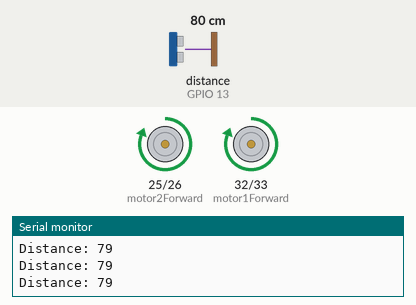
Simulated run of this sketch. Board: ESP32. Shown: motor-driver pin pairs drawn as motors (green arrow = first pin HIGH = forward, orange = second pin HIGH = backward, longer = more drive), the last lines printed to the serial monitor. Wiring (inferred from the names in the program): ultrasonic range finder: trigger GPIO 12; echo GPIO 13. The test bench sets the inputs (shaded band); at power-on: distance to the obstacle (sensor on GPIO 13) 80 cm. The echo pulse lasts 58.3 µs per cm.

Above: at 1.2 s.
1.3 s: distance to the obstacle (sensor on GPIO 13) set to 12 cm
2.8 s: distance to the obstacle (sensor on GPIO 13) set to 9 cm
At 4.1 s:
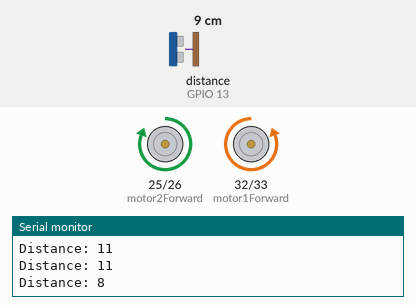
5.8 s: distance to the obstacle (sensor on GPIO 13) set to 18 cm
7.5 s: distance to the obstacle (sensor on GPIO 13) set to 2 cm
At 7.9 s:
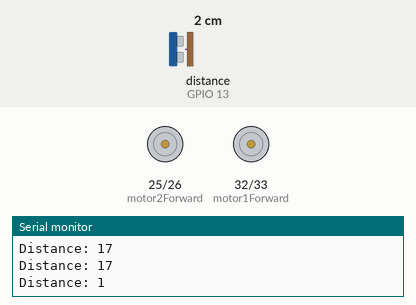
Timing chart, 0 to 11.5 s (numbered marks = the images above; inputs shaded):
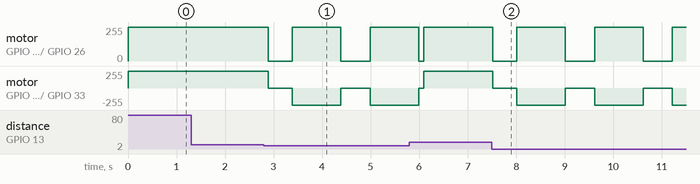

Measured:
- the behaviour switches between 11 and 10 cm on distance to the obstacle (sensor on GPIO 13) (found by bisection; images 0 and 1)
- after the input at 2.8 s, motor on GPIO 25 (motor2Forward) / GPIO 26 (motor2Backward): alternates forward 255/255 for 1.0 s and stopped for 0.55 s, starting after 0.09 s; motor on GPIO 32 (motor1Forward) / GPIO 33 (motor1Backward): alternates backward 255/255 for 1.0 s and stopped for 0.55 s, starting after 0.09 s
- after the input at 7.5 s, motor on GPIO 25 (motor2Forward) / GPIO 26 (motor2Backward): alternates forward 255/255 for 1.0 s and stopped for 0.60 s, starting at once; motor on GPIO 32 (motor1Forward) / GPIO 33 (motor1Backward): alternates backward 255/255 for 1.0 s and stopped for 0.60 s, starting at once

The sketch:

door_control.ino
```cpp
#include <ESP32Servo.h>

const int trigPin = 12;     // Trigger pin of the ultrasonic sensor
const int echoPin = 13;     // Echo pin of the ultrasonic sensor

const int motor1Forward = 32; // Motor driver IN1
const int motor1Backward = 33; // Motor driver IN2
const int motor2Forward = 25;  // Motor driver IN3
const int motor2Backward = 26; // Motor driver IN4

void setup() {
  Serial.begin(115200);

  // Initialize motor pins
  pinMode(motor1Forward, OUTPUT);
  pinMode(motor1Backward, OUTPUT);
  pinMode(motor2Forward, OUTPUT);
  pinMode(motor2Backward, OUTPUT);

  // Initialize ultrasonic sensor pins
  pinMode(trigPin, OUTPUT);
  pinMode(echoPin, INPUT);
}

void loop() {
  long duration, distance;

  // Clear the trigger pin
  digitalWrite(trigPin, LOW);
  delayMicroseconds(2);

  // Set the trigger pin HIGH for 10 microseconds
  digitalWrite(trigPin, HIGH);
  delayMicroseconds(10);
  digitalWrite(trigPin, LOW);

  // Read the echo pin
  duration = pulseIn(echoPin, HIGH);

  // Calculate distance in cm
  distance = duration * 0.034 / 2;

  Serial.print("Distance: ");
  Serial.println(distance);

  // Check distance to avoid obstacles
  if (distance < 10) { // Adjust the threshold to 10 cm for testing
    stopMotors();      // Stop motors
    delay(500);        // Wait for half a second
    turn();            // Turn to avoid obstacle
  } else {
    moveForward();     // Move forward
  }

  delay(100); // Small delay for stability
}

void moveForward() {
  digitalWrite(motor1Forward, HIGH);
  digitalWrite(motor1Backward, LOW);
  digitalWrite(motor2Forward, HIGH);
  digitalWrite(motor2Backward, LOW);
}

void stopMotors() {
  digitalWrite(motor1Forward, LOW);
  digitalWrite(motor1Backward, LOW);
  digitalWrite(motor2Forward, LOW);
  digitalWrite(motor2Backward, LOW);
}

void turn() {
  // Turn the car to the left
  digitalWrite(motor1Forward, LOW);
  digitalWrite(motor1Backward, HIGH);
  digitalWrite(motor2Forward, HIGH);
  digitalWrite(motor2Backward, LOW);
  delay(1000); // Turn for 1 second
  stopMotors(); // Stop after turning
}
```
